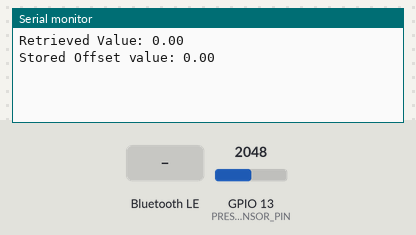
A sketch run on a simulated ESP32. On the bench: the last lines printed to the serial monitor. Inputs (shaded band) come from the test bench; at power-on: GPIO 13 (PRESSURE_SENSOR_PIN) = 2048. EEPROM starts erased; nothing arrives over Bluetooth unless stated; a phone connects over Bluetooth LE 3 s after start.

Above: at 2.2 s.
2.3 s: Bluetooth LE write "od" received
At 2.9 s:
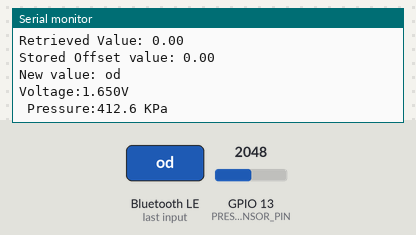
3.8 s: Bluetooth LE write "pair" received
At 4.3 s:
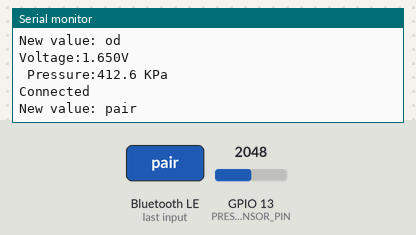
5.3 s: Bluetooth LE write "enterp" received
At 6.5 s:
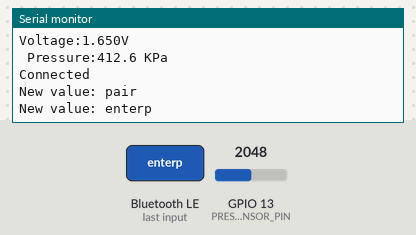
6.8 s: Bluetooth LE write "calp" received
At 7.8 s:
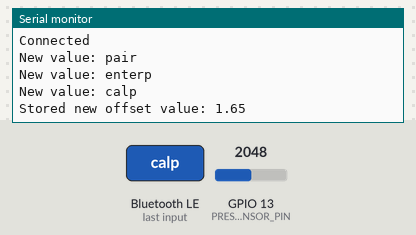
8.3 s: Bluetooth LE write "exitp" received
At 8.9 s:
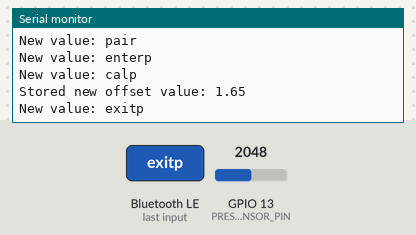

Measured:
- after the input at 2.3 s, the serial monitor: prints a new line after 0.05 s (image 1)
- after the input at 3.8 s, the serial monitor: prints a new line after 0.05 s (image 2)
- after the input at 5.3 s, the serial monitor: prints a new line after 0.05 s (image 3)
- after the input at 6.8 s, the serial monitor: prints a new line after 0.05 s (image 4)
- after the input at 8.3 s, the serial monitor: prints a new line after 0.05 s (image 5)

The sketch:

pressure_sensor_esp32.ino
```cpp
// Define the MAC address of the receiver ESP32
//uint8_t mainBoardMacAddress[] = { 0xAA, 0xBB, 0xCC, 0xDD, 0xEE, 0xFF };
#define PRESSURE_SENSOR_PIN 13    // Output pin of pressure sensor
#include "local_store.h"
#include "pressure.h"
#include "ble_server.h"


void setup() {
  Serial.begin(115200);

  configBLE();

  OffSet = getOffset();
  Serial.print("Stored Offset value: ");
  Serial.println(OffSet);

}

void loop() {
  delay(100);
}
```

ble_server.h
```cpp
#include <BLEDevice.h>  // Required Library
#include <BLEServer.h>  // Required Library

// Define service and all characteristic uuid
#define SERVICE_UUID "4fafc201-1fb5-459e-8fcc-c5c9c331914b"
#define CHAR_UUID "4a37b01d-364e-44d9-9335-770e2025b29f"

#define ENTER "ENTERP"
#define CAL "CALP"
#define EXIT "EXITP"
#define TAG "p:"

BLEServer* pServer = NULL;  // BLEServer object creation

// All charateristic object creation
BLECharacteristic* characteristic = NULL;

bool deviceConnected = false;

String receivedData;

// Callback function for checking the BLE is connected to anything or not
class MyServerCallbacks : public BLEServerCallbacks {
  void onConnect(BLEServer* pServer) {
    deviceConnected = true;
    Serial.println("Connected");
  };

  void onDisconnect(BLEServer* pServer) {
    deviceConnected = false;
    pServer->startAdvertising();
  }
};

// Function for sending data on desired characteristic
void send_data(String data2) {
  String data = TAG + data2;
  characteristic->setValue(data.c_str());  // sending from esp32
  characteristic->notify();                // Notify the client for receiving data
}

// Callback function for receiving data from client and process it
class MyCallbacks : public BLECharacteristicCallbacks {
  void onWrite(BLECharacteristic* pCharacteristic) {
    std::string value = pCharacteristic->getValue();
    receivedData = "";
    if (value.length() > 0) {
      for (int i = 0; i < value.length(); i++) {
        receivedData += value[i];
      }
      Serial.print("New value: ");
      Serial.println(receivedData);
      if (receivedData == "od") {
        float pHValue = getPressure();
        send_data((String) pHValue);

      }
      else if (receivedData == "pair") {
        send_data("pair");
      }
      else if (receivedData == "enterp") {
        int status = 1;
        send_data((String)status);
      }
      else if (receivedData.indexOf("calp") >= 0) {
        for(int i=0;i<10;i++){
          V = analogRead(PRESSURE_SENSOR_PIN) * (3.3 / 4095.0);
          if (OffSet < V){
            OffSet = V;
          }
        }
        Serial.print("Stored new offset value: ");
        Serial.println(OffSet);
        putOffset(OffSet);
        int status = 2;
        send_data((String)status);

      }
      else if (receivedData == "exitp") {
        int status = 3;
        send_data((String)status);
      }
    }
  }
};

// Function for creating a service and multiple characteristics and configure BLE in esp32
void configBLE() {
  BLEDevice::init("ESP-32 BLE");                   // BLE Initialization
  pServer = BLEDevice::createServer();             // Create a BLE Server
  pServer->setCallbacks(new MyServerCallbacks());  // Set the callback function for checking the device is connected or not

  BLEService* pService = pServer->createService(SERVICE_UUID);  // Create a service on the server

  // Create characteristic for EC value
  characteristic = pService->createCharacteristic(
    CHAR_UUID, BLECharacteristic::PROPERTY_READ
                 | BLECharacteristic::PROPERTY_WRITE | BLECharacteristic::PROPERTY_NOTIFY);

  characteristic->setCallbacks(new MyCallbacks());

  pService->start();  // Start the server

  // Start advertisment
  pServer->getAdvertising()->addServiceUUID(pService->getUUID());
  pServer->getAdvertising()->start();

  delay(1000);
}
```

local_store.h
```cpp
#include <Preferences.h>

Preferences preferences;

float getOffset() {

  preferences.begin("myApp", false);

  // Retrieve the float value
  float retrievedValue = preferences.getFloat("offset", 0.0); // 0.0 is the default value if "myFloatKey" is not found
  Serial.print("Retrieved Value: ");
  Serial.println(retrievedValue);

  preferences.end();

  return retrievedValue;
}

void putOffset(float offsetValue) {
  preferences.begin("myApp", false);
  preferences.putFloat("offset", offsetValue);
  preferences.end();
}
```

pressure.h
```cpp
/************************************************************
  Calibration: connect the 3 pin wire to the ESP-32 (VCC, GND and Signal)
  without connecting the sensor to the water pipe and run the program
  for once. Mark down the LOWEST voltage value through the serial
  monitor and revise the "OffSet" value to complete the calibration.

  After the calibration the sensor is ready for measuring!
**************************************************************/

float OffSet = 0.483;  // Offset voltage

float V, P;

// Function for getting pressure from sensor
float getPressure() {
  //Connect sensor to Analog 0
  V = analogRead(PRESSURE_SENSOR_PIN) * (3.3 / 4095.0);  //Sensor output voltage
  P = (V - OffSet) * 250;                                //Calculate water pressure

  Serial.print("Voltage:");
  Serial.print(V, 3);
  Serial.println("V");

  Serial.print(" Pressure:");
  Serial.print(P, 1);
  Serial.println(" KPa");
  Serial.println();

  return P;
}
```
